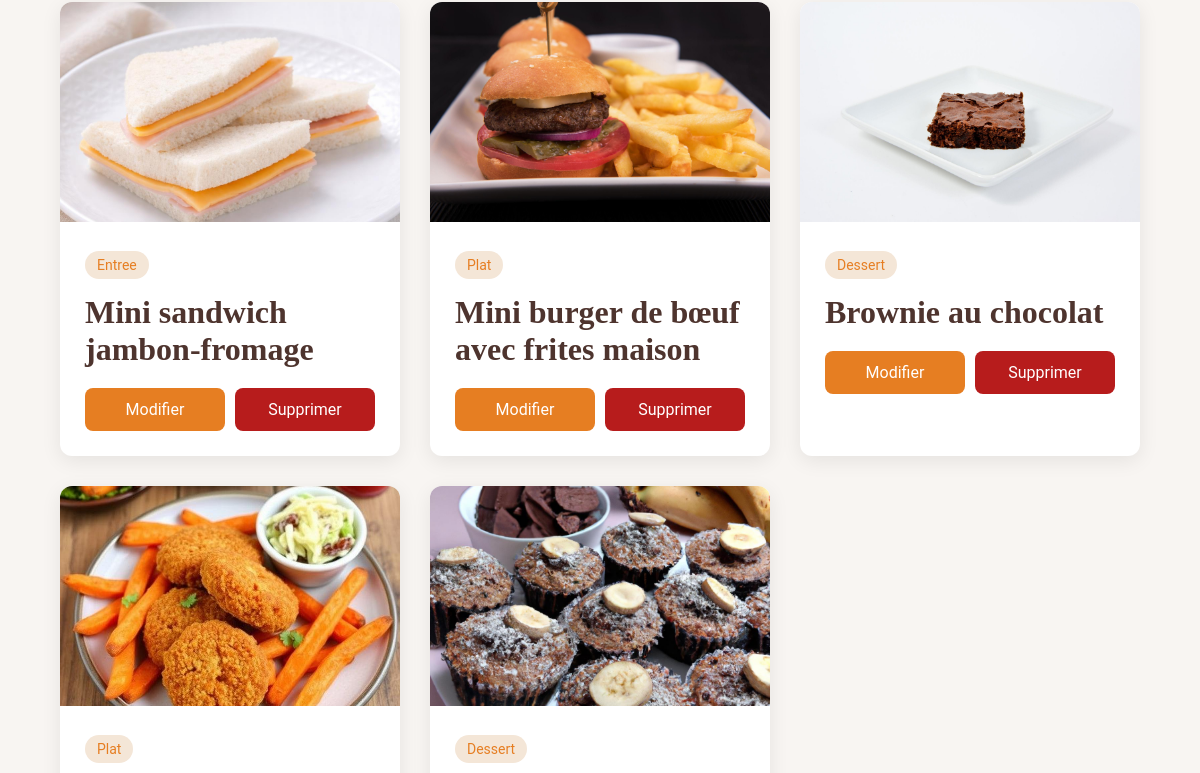
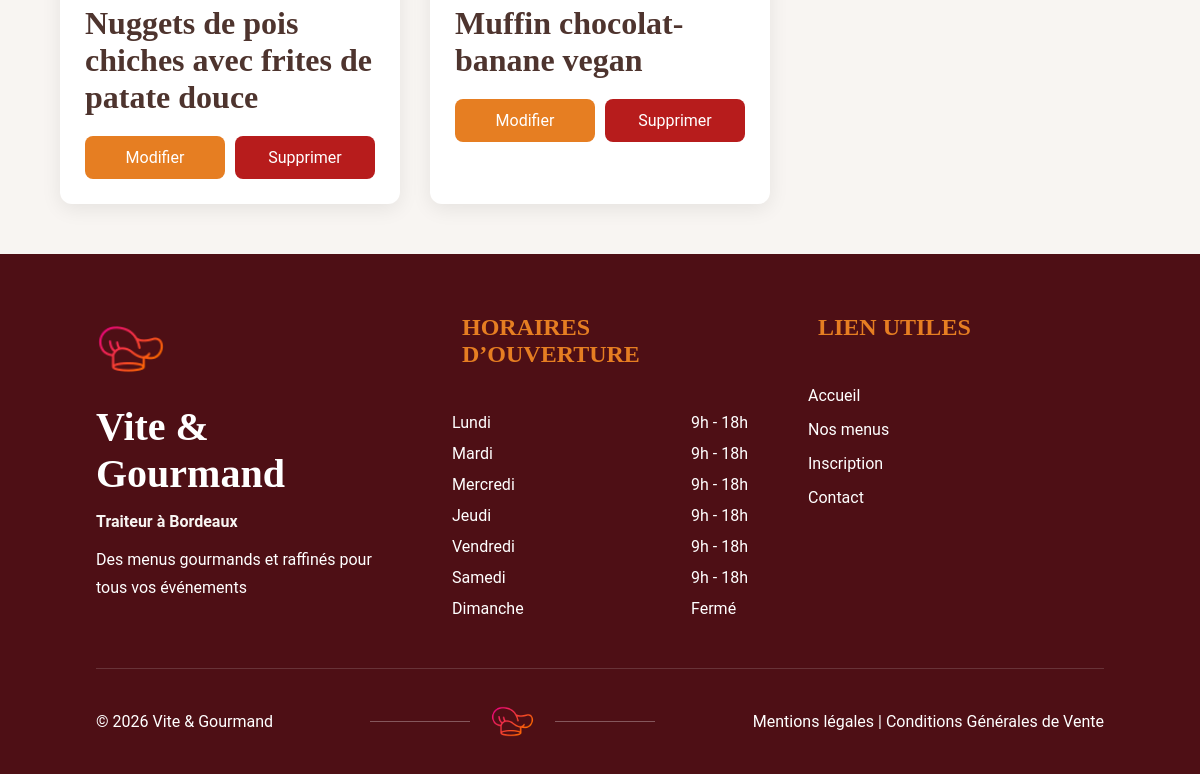
The app's page /pages/admin/plat.php (signed in, lower part), older data (2 pictures, top to bottom).
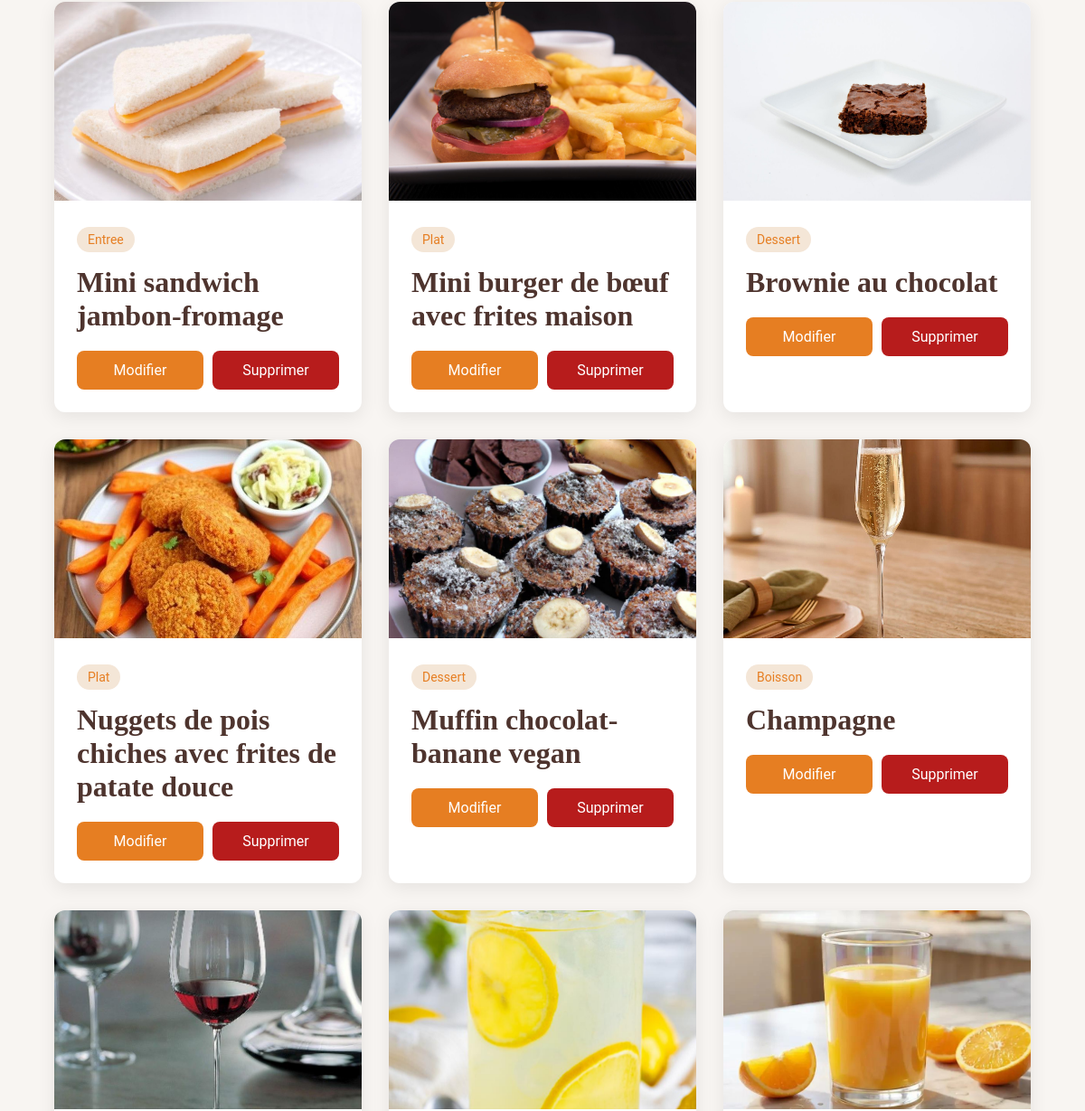
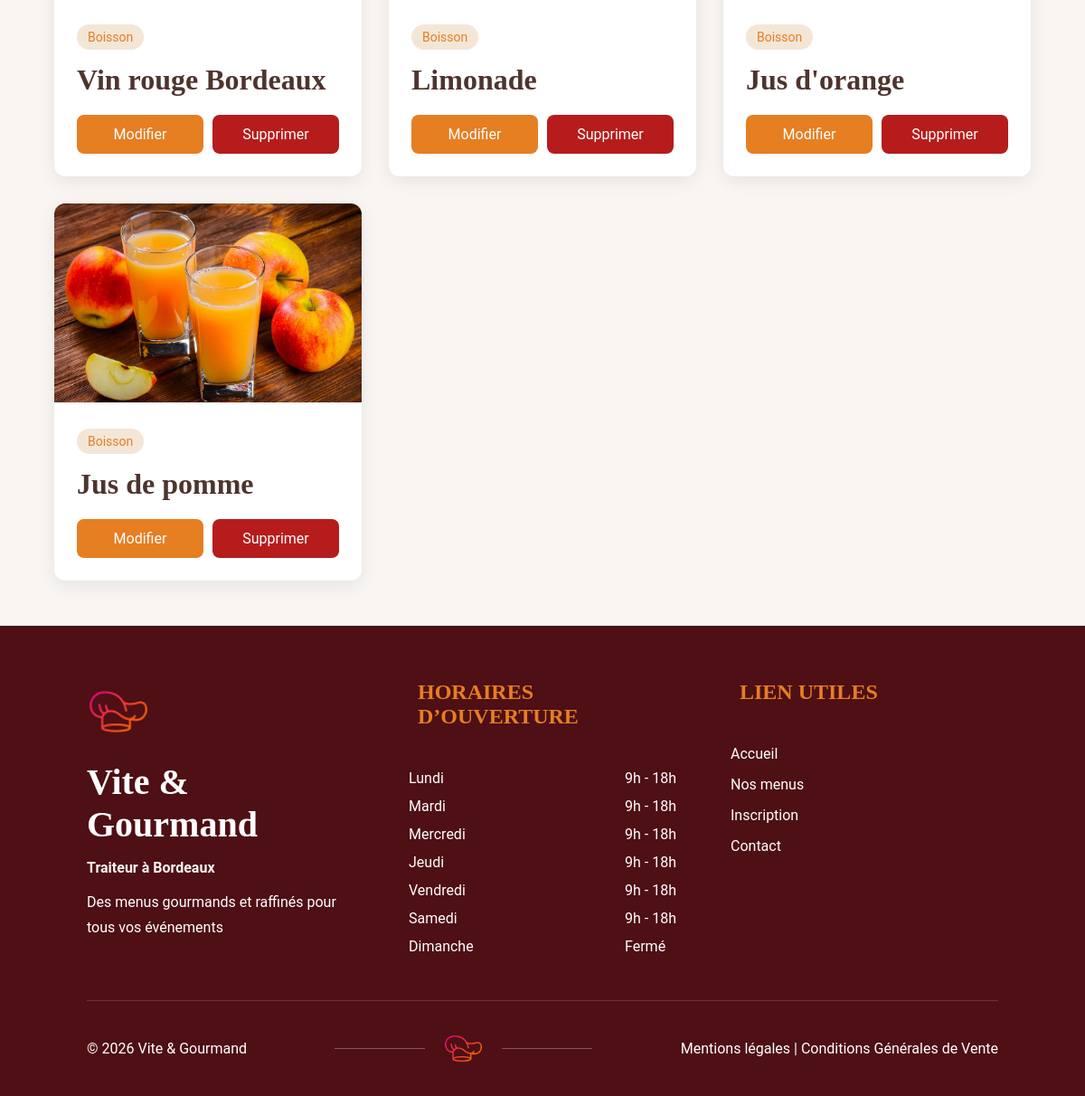
The same page, newer data (2 pictures, top to bottom).
### tables this page shows
CREATE TABLE `plat` (
  `idPlat` int(11) NOT NULL,
  `nom` varchar(150) NOT NULL,
  `type` enum('entree','plat','dessert','boisson') NOT NULL,
  `photo` varchar(255) DEFAULT NULL
);

### pages/admin/plat.php (the view, shortened to what this page needs)
<?php
require '../../config/database.php';
$sql = 'SELECT * FROM plat';
$query = $pdo->prepare($sql);
$query->execute();
$plats = $query->fetchAll();
?>
<!DOCTYPE html>
<html lang="fr">
<head>
    <link rel="stylesheet" href="../../css/plat.css">
    <link rel="stylesheet" href="../../css/vite&gourmand.css">
</head>
<body>
   <section class="plat-section">
    <div class="plat-grid">
        <?php foreach($plats as $plat): ?>
            <div class="plat-card">
                <?php if (!empty($plat['photo'])): ?>
                    <img
                        src="../../images/plats/<?= htmlspecialchars($plat['photo']); ?>"
                        alt="<?= htmlspecialchars($plat['nom']); ?>"
                    >
                <?php endif; ?>
                <div class="plat-content">
                    <span class="type">
                        <?= htmlspecialchars(ucfirst($plat['type'])); ?>
                    </span>
                    <h2><?= htmlspecialchars($plat['nom']); ?></h2>
                    <div class="actions">
                        <a href="edit-plat.php?id=<?= (int) $plat['idPlat']; ?>" class="btn">
                            Modifier
                        </a>
                        <a href="delete-plat.php?id=<?= (int) $plat['idPlat']; ?>" class="btn btn-delete">
                            Supprimer
                        </a>
                    </div>
                </div>
            </div>
        <?php endforeach; ?>
    </div>
</section>
<?php require '../../includes/footer.php'; ?>
</body>
</html>

### includes/footer.php (shortened to what this page needs)
<footer class="footer">
    <div class="footer-top">
        <div class="footer-brand">
            <img src="/images/chapeau-de-chef.png" alt="Logo Vite & Gourmand" class="footer-logo">
            <h1>Vite &<br>Gourmand</h1>
            <p class="subtitle">Traiteur à Bordeaux</p>
            <p class="description">
                Des menus gourmands et raffinés pour tous vos événements
            </p>
        </div>
        <div class="footer-hours">
            <div class="hours-chevron">
                 <h3><i class="bi bi-clock"></i> HORAIRES D’OUVERTURE</h3>
            </div>
            <div class="hours-list">
                <span>Lundi</span><span>9h - 18h</span>
                <span>Mardi</span><span>9h - 18h</span>
                <span>Mercredi</span><span>9h - 18h</span>
                <span>Jeudi</span><span>9h - 18h</span>
                <span>Vendredi</span><span>9h - 18h</span>
                <span>Samedi</span><span>9h - 18h</span>
                <span>Dimanche</span><span>Fermé</span>
            </div>
        </div>
        <div class="footer-links">
            <div class="link-chevron">
                <h3><i class="bi bi-link-45deg"></i> LIEN UTILES</h3>
        </div>
            <ul>
                <li><a href="/index.php">Accueil</a></li>
                <li><a href="/pages/menu/menus.php">Nos menus</a></li>
                <li><a href="/pages/auth/inscription.php">Inscription</a></li>
                <li><a href="/pages/contact.php">Contact</a></li>
            </ul>
        </div>
    </div>
    <div class="footer-bottom">
        <p>© 2026 Vite & Gourmand</p>
        <div class="footer-center-logo">
            <div class="line"></div>
            <img src="/images/chapeau-de-chef.png">
            <div class="line"></div>
        </div>
        <div>
            <a href="/pages/mentions-legales.php">Mentions légales</a>
            <span>|</span>
            <a href="/pages/cgv.php">Conditions Générales de Vente</a>
        </div>
    </div>
</footer>

### css/plat.css (style rules this page uses)
* { margin: 0; padding: 0; box-sizing: border-box; }
body { font-family: 'Roboto', sans-serif; background: #F8F5F2; color: #4E342E; }
.plat-section { width: 90%; max-width: 1200px; margin: 50px auto; }
.plat-grid { display: grid; grid-template-columns: repeat(auto-fit, minmax(300px, 1fr)); gap: 30px; }
.plat-card { background: white; border-radius: 12px; overflow: hidden; box-shadow: 0 5px 20px rgba(0, 0, 0, 0.08); transition: 0.3s; }
.plat-card img { width: 100%; height: 220px; object-fit: cover; }
.plat-content { padding: 25px; }
.plat-content h2 { margin-bottom: 10px; font-size: 32px; font-family: 'Playfair Display', serif; }
.type { display: inline-block; background: #F4E6D7; color: #E67E22; padding: 6px 12px; border-radius: 20px; margin-bottom: 15px; font-size: 14px; }
.actions { margin-top: 20px; display: flex; gap: 10px; }
.btn { flex: 1; text-align: center; text-decoration: none; background: #E67E22; color: white; padding: 12px; border-radius: 8px; transition: 0.3s; }
.btn-delete { background: #b71c1c; }

### css/vite&gourmand.css (style rules this page uses)
.footer { background-color: #4E0F15; color: white; padding: 60px 8% 30px; }
.footer-top { display: grid; grid-template-columns: 1fr 1fr 1fr; gap: 60px; margin-bottom: 50px; }
.footer-brand h1 { font-family: 'Playfair Display', serif; font-size: 40px; margin: 15px 0; }
.footer-logo { width: 70px; }
.subtitle { color: #F8F5F2; font-weight: 600; margin-bottom: 15px; }
.description { line-height: 1.7; }
.footer h3 { display: flex; align-items: center; gap: 10px; font-size: 24px; margin-bottom: 25px; color: #E67E22; }
.hours-chevron, .link-chevron { display: flex; justify-content: space-between; align-items: center; margin-bottom: 20px; }
.hours-list { display: grid; grid-template-columns: 1fr auto; gap: 12px; }
.footer-links ul { list-style: none; }
.footer-links li { margin-bottom: 15px; }
.footer a, .footer a:link, .footer a:visited { color: #ffffff; text-decoration: none; transition: color 0.3s ease; }
.footer-bottom { border-top: 1px solid rgba(255, 255, 255, 0.15); padding-top: 30px; display: flex; justify-content: space-between; align-items: center; gap: 30px; }
.footer-center-logo { display: flex; align-items: center; gap: 20px; }
.footer-center-logo img { width: 45px; }
.line { width: 100px; height: 1px; background: rgba(255, 255, 255, 0.3); }
* { margin: 0; padding: 0; box-sizing: border-box; }
body { font-family: 'Roboto', sans-serif; background: #F8F5F2; color: #4E342E; }
h2 { font-family: 'Playfair Display', serif; font-size: 32px; margin-bottom: 20px; }
h3 { font-family: 'Playfair Display', serif; font-size: 24px; margin-bottom: 20px; }

Row changes from the older to the newer data that the page shows:
added plat: photo (picture), type "Boisson", nom "Champagne"
added plat: photo (picture), type "Boisson", nom "Vin rouge Bordeaux"
added plat: photo (picture), type "Boisson", nom "Limonade"
added plat: photo (picture), type "Boisson", nom "Jus d'orange"
added plat: photo (picture), type "Boisson", nom "Jus de pomme"
